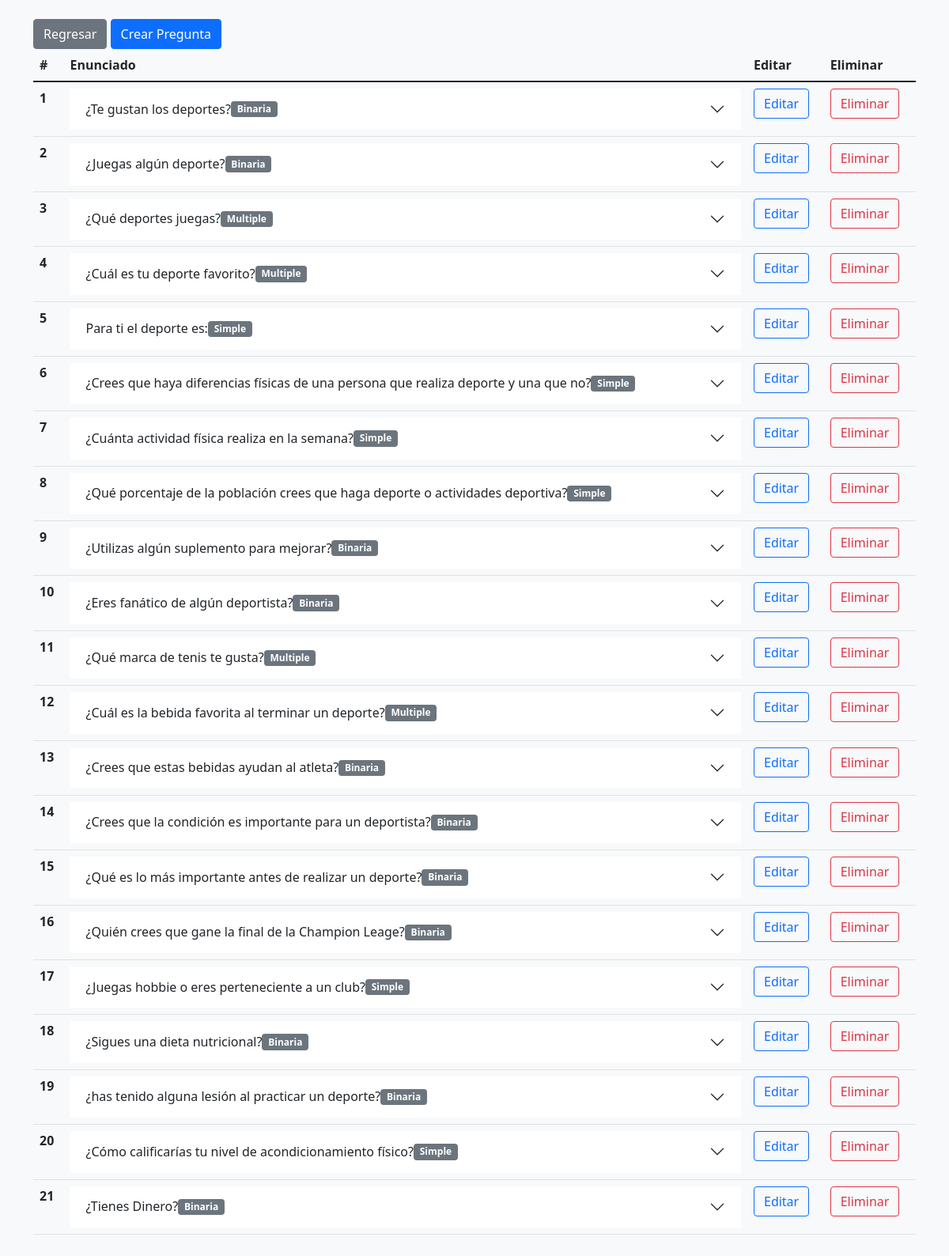
/code/mantenimiento.php, run on the app's committed database.
### tables this page shows
CREATE TABLE IF NOT EXISTS `preguntas` (
  `id` int(11) NOT NULL AUTO_INCREMENT COMMENT 'Columan que registra el indice de la tabla',
  `numero_pregunta` int(11) NOT NULL,
  `encuesta_id` int(11) NOT NULL,
  `tipo_pregunta` enum('Binaria','Simple','Multiple') NOT NULL DEFAULT 'Binaria' COMMENT 'Columna que almacena el tipo de pregunta.\r\nElección Binaria (Si/No)\r\nElección Simple (una de varias)\r\nElección Múltiple (una, alguna o todas)',
  `pregunta` varchar(100) NOT NULL COMMENT 'Columna que guarda la pregunta hecha',
  PRIMARY KEY (`id`),
  UNIQUE KEY `numero_pregunta_encuesta_id` (`numero_pregunta`,`encuesta_id`),
  KEY `FK_encuesta_pregunta` (`encuesta_id`),
  CONSTRAINT `FK_encuesta_pregunta` FOREIGN KEY (`encuesta_id`) REFERENCES `encuesta` (`id`) ON DELETE NO ACTION ON UPDATE NO ACTION
);

### code/conexion_db.php (called while the page is built, shortened)
<?php
class Conexion_DB {
    protected $conexion;
    public function __construct()
    {
        $this->conexion =  new mysqli(DB_HOST, DB_USER, DB_PASS, DB_NAME);
    }
    public function QuerySQL($String, $type = null, ...$parameters){
        $stmt = $this->conexion->prepare($String);
        if (isset($type)) {
            $stmt->bind_param($type, ...$parameters);
        }
        $stmt->execute();
        return $stmt->get_result();
    }
}

### code/mantenimiento_preguntas.class.php (called while the page is built, shortened)
<?php
require_once("./conexion_db.php");
require_once('encuesta.class.php');
class Preguntas
{
    private $DB;
    public function __construct()
    {
        $this->DB =  new Conexion_DB();
    }
    public function showAll()
    {
        try {
            $consulta  = $this->DB->QuerySQL("call usp_listar_preguntas(?)", "i", 1);
            return $consulta;
        } catch (Exception $e) {
            echo $e;
        }
    }
    public function ObtenerRespuestas($pregunta_id)
    {
        $obj = new Encuesta();
        return $obj->ObtenerRespuestas($pregunta_id);
    }
}

### code/encuesta.class.php (called while the page is built, shortened)
<?php
    require_once('conexion_db.php');
    class Encuesta {
        protected $DB;
        public function __construct() {
            $this->DB = new Conexion_DB();
        }
        public function ObtenerRespuestas($id) {
            $consulta  = $this->DB->QuerySQL("call usp_obtener_respuesta_a_pregunta_por_id(?)", "s", $id);
            return $consulta;
        }
}

### code/mantenimiento.php (the view, shortened to what this page needs)
<?php
    require_once("mantenimiento_preguntas.class.php");
    $obj = new Preguntas();
    $consulta = $obj->showAll();
?>
<!DOCTYPE html>
<html lang="en">
    <head>
        <link href="https://cdn.jsdelivr.net/npm/bootstrap@5.1.3/dist/css/bootstrap.min.css" rel="stylesheet">
     </head>
     <body class="bg-light">
         <br/>
         <div class="container">
             <div class="row mb-4">
                 <div class="col">
                     <a class="btn btn-secondary" href="./">Regresar</a>
                     <a href="mantenimiento_preguntas.php" role="button" class="btn btn-primary">Crear Pregunta</a>
                 </div>
                 <div class="accordion accordion-flush" id="accordionExample">
                     <table class="table">
                         <thead>
                             <tr>
                                 <th scope="col">#</th>
                                 <th scope="col">Enunciado</th>
                                 <th scope="col">Editar</th>
                                 <th scope="col">Eliminar</th>
                             </tr>
                        </thead>
                    <tbody>
                        <?php
                            $x = 1;
                            while($item = $consulta->fetch_assoc()) {
                                echo "<tr>";
                                echo "<th scope='row'>$x</th>";
                                echo "<td>";
                                echo "<div class='accordion-item'><h2 class='accordion-header' id='panelsStayOpen-heading-$item[id]'>"
                                        . "<button class='accordion-button collapsed' type='button' data-bs-toggle='collapse' data-bs-"
                                        . "target='#panelsStayOpen-collapse-$item[id]' aria-expanded='true' aria-controls='panelsStayOpen-"
                                        . "collapse-$item[id]'>$item[pregunta]<span class='badge bg-secondary'>$item[tipo_pregunta]</span>
                            </button>
                        </h2>
                  <div id='panelsStayOpen-collapse-$item[id]' class='accordion-collapse collapse' aria-labelledby='panelsStayOpen-heading-$item[id]'>
                    <div class='accordion-body'>";
                            $respuestas = $obj->ObtenerRespuestas($item['id']);
                            echo "</div>
                      </div>
                    </div>
                    </td>";
                        ?>
                            <td>
                                <a href="mantenimiento_preguntas.php?id=<?php echo "$item[id]"; ?>" class="btn btn-outline-primary">Editar</a>
                            </td>
                            <td>
                                <form id="form<?php echo "$item[id]"; ?>" action="mantenimiento_preguntas.php?id=<?php echo "$item[id]"; ?>" method="POST">
                                    <button type="button" class="btn btn-outline-danger" data-bs-toggle="modal" data-bs-target="#my_modal" data-id="<?php echo "$item[id]"; ?>">Eliminar</button>
                                </form>
                            </td>
                            </tr>
                        <?php $x++;
                        }
                        ?>
                    </tbody>
                </table>
            </div>
        </div>
</body>
</html>

### data on the page
preguntas: pregunta "¿Te gustan los deportes?", tipo_pregunta "Binaria"
preguntas: pregunta "¿Juegas algún deporte?", tipo_pregunta "Binaria"
preguntas: pregunta "¿Qué deportes juegas?", tipo_pregunta "Multiple"
preguntas: pregunta "¿Cuál es tu deporte favorito?", tipo_pregunta "Multiple"
preguntas: pregunta "Para ti el deporte es:", tipo_pregunta "Simple"
preguntas: pregunta "¿Crees que haya diferencias físicas de una persona que realiza deporte y una que no?", tipo_pregunta "Simple"
preguntas: pregunta "¿Cuánta actividad física realiza en la semana?", tipo_pregunta "Simple"
preguntas: pregunta "¿Qué porcentaje de la población crees que haga deporte o actividades deportiva?", tipo_pregunta "Simple"
preguntas: pregunta "¿Utilizas algún suplemento para mejorar?", tipo_pregunta "Binaria"
preguntas: pregunta "¿Eres fanático de algún deportista?", tipo_pregunta "Binaria"
preguntas: pregunta "¿Qué marca de tenis te gusta?", tipo_pregunta "Multiple"
preguntas: pregunta "¿Cuál es la bebida favorita al terminar un deporte?", tipo_pregunta "Multiple"
preguntas: pregunta "¿Crees que estas bebidas ayudan al atleta?", tipo_pregunta "Binaria"
preguntas: pregunta "¿Crees que la condición es importante para un deportista?", tipo_pregunta "Binaria"
preguntas: pregunta "¿Qué es lo más importante antes de realizar un deporte?", tipo_pregunta "Binaria"
preguntas: pregunta "¿Quién crees que gane la final de la Champion Leage?", tipo_pregunta "Binaria"
preguntas: pregunta "¿Juegas hobbie o eres perteneciente a un club?", tipo_pregunta "Simple"
preguntas: pregunta "¿Sigues una dieta nutricional?", tipo_pregunta "Binaria"
preguntas: pregunta "¿has tenido alguna lesión al practicar un deporte?", tipo_pregunta "Binaria"
preguntas: pregunta "¿Cómo calificarías tu nivel de acondicionamiento físico?", tipo_pregunta "Simple"
preguntas: pregunta "¿Tienes Dinero?", tipo_pregunta "Binaria"
